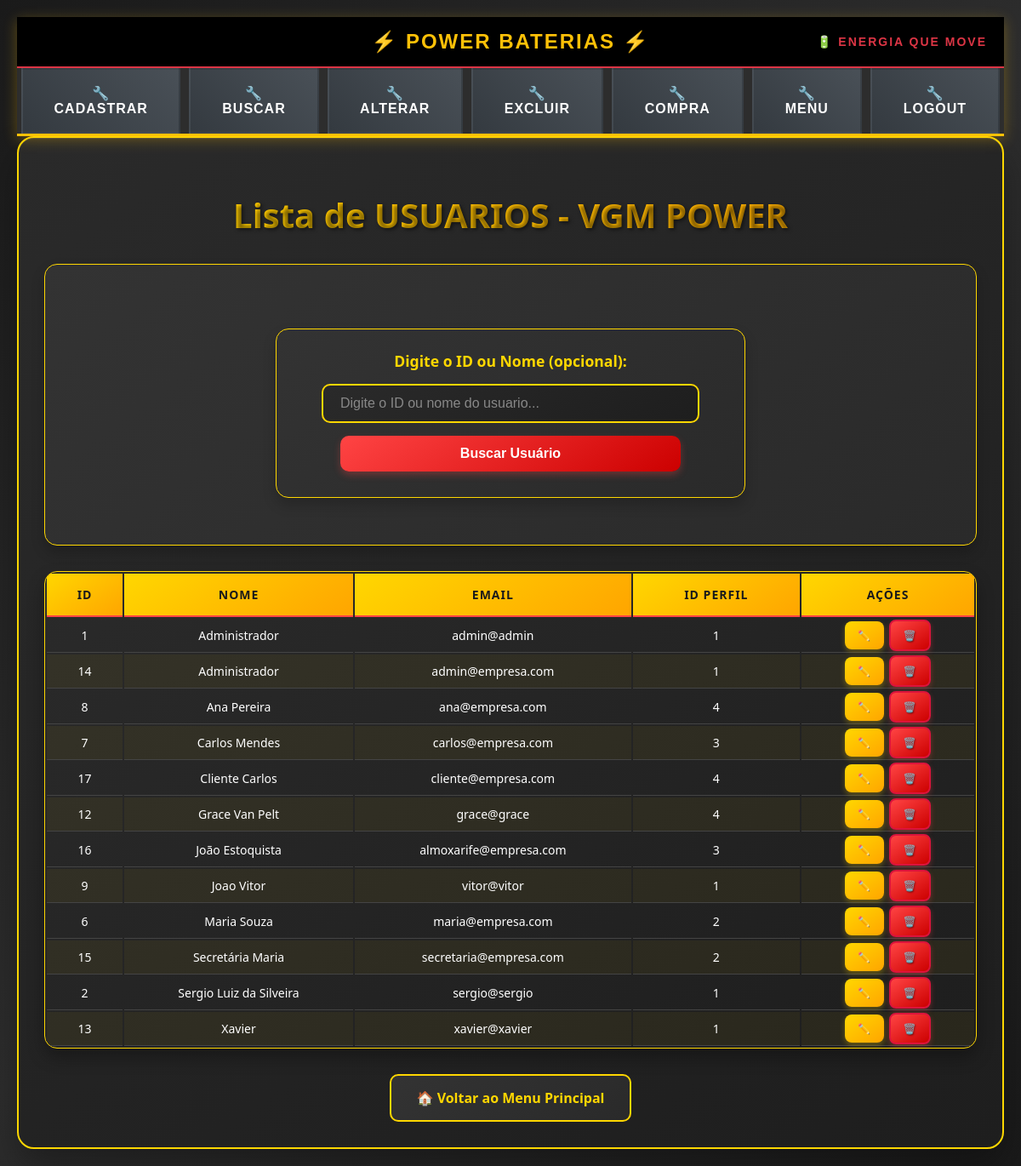
The page /Telas/buscar_usuario.php (signed in) on the database its author committed.
### tables this page shows
CREATE TABLE `usuario` (
  `id_usuario` int NOT NULL AUTO_INCREMENT,
  `nome` varchar(100) NOT NULL,
  `senha` varchar(255) NOT NULL,
  `email` varchar(100) NOT NULL,
  `id_perfil` int DEFAULT NULL,
  `senha_temporaria` tinyint(1) DEFAULT '0',
  PRIMARY KEY (`id_usuario`),
  UNIQUE KEY `email` (`email`),
  KEY `id_perfil` (`id_perfil`),
  CONSTRAINT `usuario_ibfk_1` FOREIGN KEY (`id_perfil`) REFERENCES perfil(`id_perfil`)
);

### Telas/buscar_usuario.php (the view, shortened to what this page needs)
<?php
require_once 'menudrop.php';
if ($_SERVER["REQUEST_METHOD"]=="POST" && !empty($_POST["busca"])) {
    $busca = trim($_POST["busca"]);
    if(is_numeric($busca)) {
        $sql = "SELECT * FROM usuario WHERE id_usuario = :busca ORDER BY nome ASC";
        $stmt = $pdo->prepare($sql);
        $stmt->bindParam(':busca', $busca, PDO::PARAM_INT);
    } else {
        $sql = "SELECT * FROM usuario WHERE nome LIKE :busca_nome ORDER BY nome ASC";
        $stmt = $pdo->prepare($sql);
        $stmt->bindValue(':busca_nome', "$busca%", PDO::PARAM_STR);
    }
} else {
    $sql = "SELECT * FROM usuario ORDER BY nome ASC";
    $stmt = $pdo->prepare($sql);
}
$stmt->execute();
$usuarios = $stmt->fetchAll(PDO::FETCH_ASSOC);
?>
<!DOCTYPE html>
<html lang="pt-BR">
<head>
    <link rel="stylesheet" href="../CSS/busca.css">
</head>
<body>
    <div class="container">
    <h2>Lista de USUARIOS - VGM POWER</h2>
    <div class="search-section">
    <form action="buscar_usuario.php" method="POST">
        <label for="busca">Digite o ID ou Nome (opcional):</label>
        <input type="text" id="busca" name="busca" placeholder="Digite o ID ou nome do usuario...">
        <button type="submit">Buscar Usuário</button>
    </form>
    </div>
    <?php if(!empty($usuarios)): ?>
        <div class="table-container">
            <table>
                <thead>
                    <tr>
                        <th>ID</th>
                        <th>Nome</th>
                        <th>Email</th>
                        <th>ID Perfil</th>
                        <th>Ações</th>
                    </tr>
                </thead>
                <tbody>
                    <?php foreach($usuarios as $usuario): ?>
                        <tr>
                            <td><?=htmlspecialchars($usuario['id_usuario'])?></td>
                            <td><?=htmlspecialchars($usuario['nome'])?></td>
                            <td><?=htmlspecialchars($usuario['email'])?></td>
                            <td><?=htmlspecialchars($usuario['id_perfil'])?></td>
                            <td>
                                <a href="alterar_usuario.php?id=<?=htmlspecialchars($usuario['id_usuario'])?>" class="action-btn edit-btn ">
                                <a href="excluir_usuario.php?id=<?= htmlspecialchars($usuario['id_usuario']) ?>" class="action-btn delete-btn"  onclick="return confirm('Tem certeza que deseja excluir este usuário?')">
                            </td>
                        </tr>
                    <?php endforeach; ?>
                </tbody>
            </table>
        </div>
    <?php else: ?>
        <p class="no-results">🔋 Nenhum usuário encontrado no sistema Vgm power Pro.</p>
    <?php endif; ?>
    <a href="principal.php" class="back-btn">Voltar ao Menu Principal</a>
    </div>
</body>
</html>

### CSS/styles.css (style rules this page uses)
body { font-family: Arial, sans-serif; background-color: #f4f4f4; text-align: center; }
input, button { width: 100%; padding: 10px; margin: 5px 0; }
form { width: 500px; margin: 50px auto; padding: 20px; background-color: #f9f9f9; border-radius: 10px; box-shadow: 0px 0px 10px rgba(0, 0, 0, 0.1); display: flex; flex-direction: column; align-items: center; }
label { display: block; font-weight: bold; margin-bottom: 5px; }
input[type="text"], input[type="email"], input[type="password"], select { width: 80%; padding: 8px; margin-bottom: 10px; border: 1px solid #ccc; border-radius: 5px; font-size: 16px; }
button { width: 80%; padding: 10px; background-color: #007bff; color: white; border: none; border-radius: 5px; font-size: 16px; cursor: pointer; transition: 0.3s; }

### CSS/busca.css (style rules this page uses)
body { font-family: 'Segoe UI', Tahoma, Geneva, Verdana, sans-serif; background: linear-gradient(135deg, #1a1a1a 0%, #2d2d2d 50%, #1a1a1a 100%); margin: 0; padding: 20px; min-height: 100vh; color: #ffffff; }
.container { max-width: 1200px; margin: 0 auto; background: linear-gradient(145deg, #2a2a2a, #1e1e1e); border-radius: 20px; padding: 30px; box-shadow: 0 20px 40px rgba(0,0,0,0.3), inset 0 1px 0 rgba(255,255,255,0.1); border: 2px solid #FFD700; }
h2 { text-align: center; margin-bottom: 30px; color: #FFD700; font-size: 2.5em; font-weight: bold; text-shadow: 2px 2px 4px rgba(0,0,0,0.5); background: linear-gradient(45deg, #FFD700, #FFA500); -webkit-background-clip: text; -webkit-text-fill-color: transparent; background-clip: text; }
.search-section, form { background: linear-gradient(145deg, #333333, #2a2a2a); padding: 25px; border-radius: 15px; margin-bottom: 30px; border: 1px solid #FFD700; box-shadow: 0 8px 16px rgba(0,0,0,0.2); }
.search-section label, label { display: block; margin-bottom: 10px; color: #FFD700; font-weight: bold; font-size: 1.1em; }
input[type="text"] { padding: 12px 20px; border-radius: 10px; border: 2px solid #FFD700; background: linear-gradient(145deg, #2a2a2a, #1e1e1e); color: #ffffff; font-size: 16px; min-width: 250px; transition: all 0.3s ease; }
input[type="text"]::placeholder { color: #888; }
button { padding: 12px 25px; border-radius: 10px; border: none; background: linear-gradient(145deg, #FF4444, #CC0000); color: white; cursor: pointer; font-size: 16px; font-weight: bold; transition: all 0.3s ease; box-shadow: 0 4px 8px rgba(255, 68, 68, 0.3); }
.table-container { background: linear-gradient(145deg, #2a2a2a, #1e1e1e); border-radius: 15px; overflow: hidden; box-shadow: 0 10px 20px rgba(0,0,0,0.3); border: 1px solid #FFD700; }
table { width: 100%;; }
th { background: linear-gradient(145deg, #FFD700, #FFA500); color: #1a1a1a; padding: 15px; text-align: center; font-weight: bold; font-size: 14px; text-transform: uppercase; letter-spacing: 1px; border-bottom: 2px solid #FF4444; }
td { padding: 1px; text-align: center; border-bottom: 1px solid #444; color: #ffffff; font-size: 14px; }
tr:nth-child(even) { background: rgba(255, 212, 0, 0.05); }
.action-btn { padding: 8px 15px; border-radius: 8px; text-decoration: none; color: white; font-size: 12px; font-weight: bold; margin: 0 3px; display: inline-block; transition: all 0.3s ease; text-transform: uppercase; letter-spacing: 0.5px; }
.edit-btn { background: linear-gradient(145deg, #ffd700, #ffa500); color: #1a1a1a; box-shadow: 0 3px 6px rgba(255, 212, 0, 0.3); }
.edit-btn::before { content: "✏️"; }
.delete-btn { background: linear-gradient(145deg, #ff4444, #cc0000); box-shadow: 0 3px 6px rgba(255, 68, 68, 0.3); border: 2px solid #dc143c; text-shadow: 1px 1px 2px rgba(0, 0, 0, 0.5); }
.delete-btn::before { content: "🗑️"; }
.back-btn { display: inline-block; margin-top: 30px; padding: 15px 30px; border-radius: 10px; text-decoration: none; background: linear-gradient(145deg, #333333, #2a2a2a); color: #FFD700; font-weight: bold; border: 2px solid #FFD700; transition: all 0.3s ease; font-size: 16px; }
.container .back-btn::before { content: "🏠 "; }

### Telas/menudrop.php (style rules this page uses)
body { margin: 0; padding: 0; background: linear-gradient(135deg, #2c3e50 0%, #34495e 100%); min-height: 100vh; }

### rows shown on the page
usuario: id_usuario "1", nome "Administrador", email "admin@admin", id_perfil "1"
usuario: id_usuario "14", nome "Administrador", email "admin@empresa.com", id_perfil "1"
usuario: id_usuario "8", nome "Ana Pereira", email "ana@empresa.com", id_perfil "4"
usuario: id_usuario "7", nome "Carlos Mendes", email "carlos@empresa.com", id_perfil "3"
usuario: id_usuario "17", nome "Cliente Carlos", email "cliente@empresa.com", id_perfil "4"
usuario: id_usuario "12", nome "Grace Van Pelt", email "grace@grace", id_perfil "4"
usuario: id_usuario "16", nome "João Estoquista", email "almoxarife@empresa.com", id_perfil "3"
usuario: id_usuario "9", nome "Joao Vitor", email "vitor@vitor", id_perfil "1"
usuario: id_usuario "6", nome "Maria Souza", email "maria@empresa.com", id_perfil "2"
usuario: id_usuario "15", nome "Secretária Maria", email "secretaria@empresa.com", id_perfil "2"
usuario: id_usuario "2", nome "Sergio Luiz da Silveira", email "sergio@sergio", id_perfil "1"
usuario: id_usuario "13", nome "Xavier", email "xavier@xavier", id_perfil "1"

### other values the page prints
$categoria "CADASTRAR"
$categoria "BUSCAR"
$categoria "ALTERAR"
$categoria "EXCLUIR"
$categoria "COMPRA"
$categoria "MENU"
$categoria "LOGOUT"
